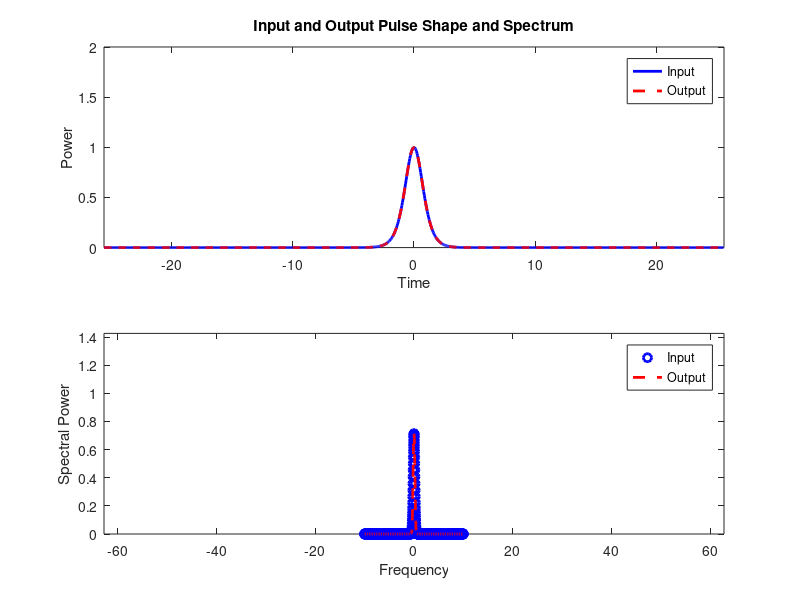

The MATLAB source for this figure:
clc;
clear;
close all;

% --- Frequency parameters
% 400 GHz frequency span, frequency axis is [-fmax:fmax-df]/(2*pi)
% fmax is the maximum frequency on one side, the frequency window is 2*fmax
fmax = 2*pi*10; % [Hz]
% number of spectrum points
fn = 2^10;
% spectrum resolution
df = 2*fmax/fn; % [Hz]
% spectrum axis
% f is used for calculation, for visualization of spectrum use f/(2*pi)
f = df*[(0:fn/2-1) (-fn/2:-1)];
% ---

% --- Time parameters
% Time domain
% time window size is 2*pi/df, time axis is [-tmax:tmax-dt]
tmax = pi/df; % [s]
% time resolution
dt = 2*tmax/fn; % [s]
% time axis
t = dt*(-fn/2:fn/2-1);
% ---

% --- Fiber parameters
% D = 17 [ps/nm/km]
% wavelength = 1.55 [um]
% speed_light = 2.99792458e5 [km/s]
% beta2 = -D*wavelength^2/(speed_light*2*pi) [ns^2/km]
distance = 10; % [km], span length
beta2 = -2.1683e-05; % [ns^2/km], GVD
gamma = 1.27e-3; % [(W*m)^-1], nonlinear coefficient of SMF 
alpha = 0.2; % [dB/km], attenuation in dB
alpha = log(10)*alpha/10; % [1/km] in linear
% ---

% --- Spatial parameters
Ld = dt^2/abs(beta2)*1e18; % [km], dispersion distance
% zn = round(20*distance/Ld/gamma^2); % Number of z steps
zn = 1000;
dz = distance/zn; % [km], step size in z
% ---

% --- Generate a pulse
uu = sech(t).*exp(-0.5*1i*1*t.^2);
% ---

% plot(t, abs(uu).^2)

% --- Plot input pulse shape and spectrum
temp = fftshift(ifft(uu)).*(fn*dt)/sqrt(2*pi); % spectrum
figure; 
hold on;
subplot(2,1,1);
h1 = plot(t, abs(uu).^2, '-b', 'linewidth', 2, 'displayname', 'Input'); 
hold on;
axis([-tmax tmax 0 max(abs(uu).^2)*2]);
xlabel('Time');
ylabel('Power');
title('Input and Output Pulse Shape and Spectrum');
subplot(2,1,2);
h2 = plot(fftshift(f)/(2*pi), abs(temp).^2, 'ob', 'linewidth', 2, 'displayname', 'Input');  
hold on;
axis([-fmax fmax 0 max(abs(temp).^2)*2]);
xlabel('Frequency');
ylabel('Spectral Power');
% ---

% --- Store dispersive phase shifts to speedup code
dispersion = exp(0.5*1i*beta2*f.^2*dz); % phase factor
hhz = 1i*gamma^2*dz; % nonlinear phase factor
% ---

% --- Plot phase
% N = 1e1;
% plot(unwrap(angle(dispersion(1:N))), 'linewidth', 2, 'linestyle', '--')
% hold on;
% plot(0.5*beta2*f(1:N).^2*dz, 'linewidth', 2)
% ---

% --- Main loop
% scheme: 1/2N -> D -> 1/2N; first half step nonlinear
temp = uu.*exp(abs(uu).^2.*hhz/2); % note hhz/2
for n=1:zn
    f_temp = ifft(temp).*dispersion;
    uu = fft(f_temp);
    temp = uu.*exp(abs(uu).^2.*hhz);
end
uu = temp.*exp(-abs(uu).^2.*hhz/2); % Final field
temp = fftshift(ifft(uu)).* (fn*dt)/sqrt(2*pi); % Final spectrum
% ---

% ----Plot output pulse shape and spectrum
subplot(2,1,1)
h3 = plot (t, abs(uu).^2, '--r', 'linewidth', 2, 'displayname', 'Output'); 
axis([-tmax tmax 0 max(abs(uu).^2)*2]);
legend([h1, h3])
subplot(2,1,2)
h4 = plot(fftshift(f)/(2*pi), abs(temp).^2, '--r', 'linewidth', 2, 'displayname', 'Output'); 
axis([-fmax fmax 0 max(abs(temp).^2)*2]);
legend([h2, h4])

% In this example, the bandwidth of the pulse is 1 Hz. The frequency
% resolution is df/(2*pi)=0.0195 Hz. The frequency oversampling rate is
% around 50.